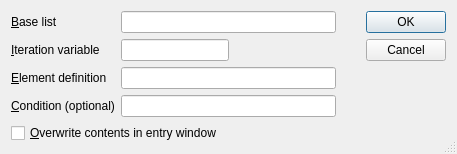
<?xml version="1.0" encoding="UTF-8"?>
<ui version="4.0">
 <class>ListDialog</class>
 <widget class="QDialog" name="ListDialog">
  <property name="geometry">
   <rect>
    <x>0</x>
    <y>0</y>
    <width>457</width>
    <height>149</height>
   </rect>
  </property>
  <property name="sizePolicy">
   <sizepolicy hsizetype="MinimumExpanding" vsizetype="MinimumExpanding">
    <horstretch>0</horstretch>
    <verstretch>0</verstretch>
   </sizepolicy>
  </property>
  <property name="windowTitle">
   <string>Define list</string>
  </property>
  <property name="sizeGripEnabled">
   <bool>true</bool>
  </property>
  <layout class="QHBoxLayout" name="horizontalLayout">
   <item>
    <layout class="QGridLayout" name="gridLayout">
     <item row="0" column="0">
      <widget class="QLabel" name="textLabel1">
       <property name="text">
        <string>&amp;Base list</string>
       </property>
       <property name="wordWrap">
        <bool>false</bool>
       </property>
       <property name="buddy">
        <cstring>lineEdit1</cstring>
       </property>
      </widget>
     </item>
     <item row="0" column="1">
      <widget class="QLineEdit" name="lineEdit1"/>
     </item>
     <item row="1" column="0">
      <widget class="QLabel" name="textLabel2">
       <property name="text">
        <string>&amp;Iteration variable</string>
       </property>
       <property name="wordWrap">
        <bool>false</bool>
       </property>
       <property name="buddy">
        <cstring>lineEdit2</cstring>
       </property>
      </widget>
     </item>
     <item row="1" column="1">
      <layout class="QHBoxLayout">
       <item>
        <widget class="QLineEdit" name="lineEdit2"/>
       </item>
       <item>
        <spacer name="spacer2">
         <property name="orientation">
          <enum>Qt::Horizontal</enum>
         </property>
         <property name="sizeType">
          <enum>QSizePolicy::Expanding</enum>
         </property>
         <property name="sizeHint" stdset="0">
          <size>
           <width>61</width>
           <height>20</height>
          </size>
         </property>
        </spacer>
       </item>
      </layout>
     </item>
     <item row="2" column="0">
      <widget class="QLabel" name="textLabel3">
       <property name="text">
        <string>&amp;Element definition</string>
       </property>
       <property name="wordWrap">
        <bool>false</bool>
       </property>
       <property name="buddy">
        <cstring>lineEdit3</cstring>
       </property>
      </widget>
     </item>
     <item row="2" column="1">
      <widget class="QLineEdit" name="lineEdit3"/>
     </item>
     <item row="3" column="0">
      <widget class="QLabel" name="textLabel4">
       <property name="text">
        <string>&amp;Condition (optional)</string>
       </property>
       <property name="wordWrap">
        <bool>false</bool>
       </property>
       <property name="buddy">
        <cstring>lineEdit4</cstring>
       </property>
      </widget>
     </item>
     <item row="3" column="1">
      <widget class="QLineEdit" name="lineEdit4"/>
     </item>
     <item row="4" column="0" colspan="2">
      <widget class="QCheckBox" name="checkBoxOverwrite">
       <property name="text">
        <string>&amp;Overwrite contents in entry window</string>
       </property>
      </widget>
     </item>
    </layout>
   </item>
   <item>
    <spacer name="spacer3">
     <property name="orientation">
      <enum>Qt::Horizontal</enum>
     </property>
     <property name="sizeType">
      <enum>QSizePolicy::Fixed</enum>
     </property>
     <property name="sizeHint" stdset="0">
      <size>
       <width>24</width>
       <height>20</height>
      </size>
     </property>
    </spacer>
   </item>
   <item>
    <layout class="QVBoxLayout">
     <property name="spacing">
      <number>6</number>
     </property>
     <property name="margin">
      <number>0</number>
     </property>
     <item>
      <widget class="QPushButton" name="buttonOk">
       <property name="text">
        <string>OK</string>
       </property>
       <property name="shortcut">
        <string/>
       </property>
       <property name="autoDefault">
        <bool>true</bool>
       </property>
       <property name="default">
        <bool>true</bool>
       </property>
      </widget>
     </item>
     <item>
      <widget class="QPushButton" name="buttonCancel">
       <property name="text">
        <string>Cancel</string>
       </property>
       <property name="shortcut">
        <string/>
       </property>
       <property name="autoDefault">
        <bool>true</bool>
       </property>
      </widget>
     </item>
     <item>
      <spacer name="Spacer1">
       <property name="orientation">
        <enum>Qt::Vertical</enum>
       </property>
       <property name="sizeType">
        <enum>QSizePolicy::Expanding</enum>
       </property>
       <property name="sizeHint" stdset="0">
        <size>
         <width>20</width>
         <height>20</height>
        </size>
       </property>
      </spacer>
     </item>
    </layout>
   </item>
  </layout>
 </widget>
 <layoutdefault spacing="6" margin="11"/>
 <pixmapfunction>qPixmapFromMimeSource</pixmapfunction>
 <tabstops>
  <tabstop>lineEdit1</tabstop>
  <tabstop>lineEdit2</tabstop>
  <tabstop>lineEdit3</tabstop>
  <tabstop>lineEdit4</tabstop>
  <tabstop>checkBoxOverwrite</tabstop>
  <tabstop>buttonOk</tabstop>
  <tabstop>buttonCancel</tabstop>
 </tabstops>
 <resources/>
 <connections>
  <connection>
   <sender>buttonOk</sender>
   <signal>clicked()</signal>
   <receiver>ListDialog</receiver>
   <slot>accept()</slot>
   <hints>
    <hint type="sourcelabel">
     <x>20</x>
     <y>20</y>
    </hint>
    <hint type="destinationlabel">
     <x>20</x>
     <y>20</y>
    </hint>
   </hints>
  </connection>
  <connection>
   <sender>buttonCancel</sender>
   <signal>clicked()</signal>
   <receiver>ListDialog</receiver>
   <slot>reject()</slot>
   <hints>
    <hint type="sourcelabel">
     <x>20</x>
     <y>20</y>
    </hint>
    <hint type="destinationlabel">
     <x>20</x>
     <y>20</y>
    </hint>
   </hints>
  </connection>
 </connections>
</ui>
